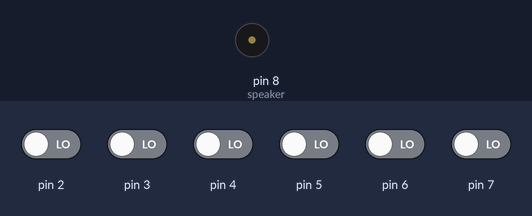
The sketch below on a simulated Arduino Uno, built with avr-gcc and run on an emulated ATmega328P. On the bench: buzzer (waves = sounding). The test bench sets the inputs (shaded band); at power-on: pin 2–7 LOW.

Above: at 1.2 s.
1.3 s: pin 2 driven HIGH
At 2.8 s:
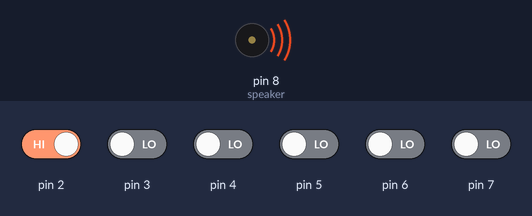
Timing chart, 0 to 4.3 s (numbered marks = the images above; inputs shaded):
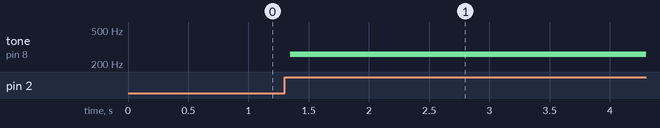

Measured:
- after the input at 1.3 s, tone on pin 8 (speaker): silent → 261 Hz after 0.05 s

The sketch:

DigitalKeyboard.ino
```cpp
// Define the notes you want to play
int C = 2; //261.63 HZ
int D = 3; //293.66 Hz
int E = 4; //329.63 Hz
int F = 5; //349.23 Hz
int G = 6; //392.00 Hz
int A = 7; //440.00 Hz

int speaker = 8;

volatile int period[6] = {3822,3405,3034,2863,2551,2273};
int debounceTime[6] = {0,0,0,0,0,0};
int debounceDelay = 15;

void setup() {
  // This starts the serial monitor. Not strictly necessary, nice to debug.
  // Serial.begin(9600);

  for (int i = 2; i <= 7; i++) {
    pinMode(i, INPUT);
  }

  // We want to output to the speaker
  pinMode(speaker, OUTPUT);
}

void playNote(int note, int inputLine) {
  long elasped_time = 0;
  bool last = true;
  while (last) {
    // This is debouncing.
    if ((millis() - debounceTime[inputLine-2]) > debounceDelay) {
      // whatever the reading is at, it's been there for longer than the debounce delay, so take it as the actual current state:
      // if the button state has changed:
      if (digitalRead(inputLine) != last) {
        last = !last;
      }
    }
    //UP: FIrst half of the square wave cycle
    digitalWrite(speaker, HIGH);
    delayMicroseconds(note / 2);

    //DOWN: Second half of the square wave cycle
    digitalWrite(speaker, LOW);
    delayMicroseconds(note /2 );

    //Keep track of how long we pulsed (this also isn't really necessary)
    elasped_time += (note);
  }
}

void loop() {
  for (int i = 2; i <= 7; i++){
    if (digitalRead(i)) {
      debounceTime[i - 2] = millis();
      playNote(period[i - 2], i);
    }
  }
}
```
